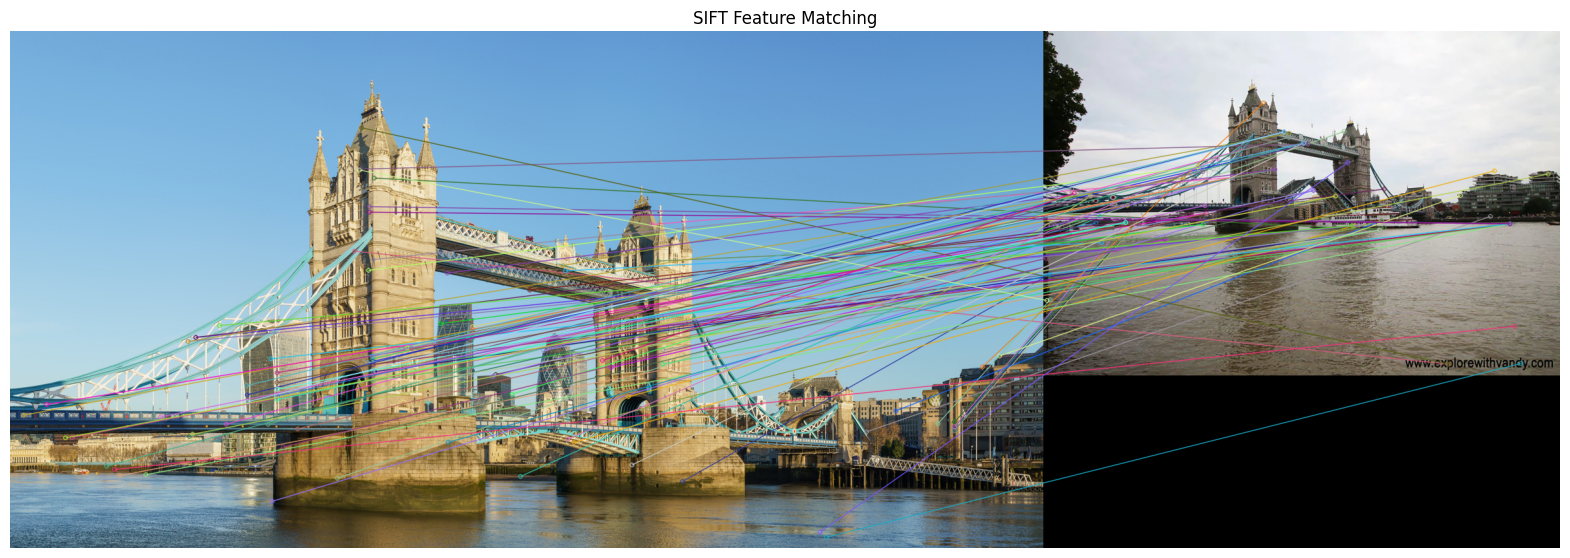

The script that drew this image:
import cv2
import matplotlib.pyplot as plt
import numpy as np

image_path1 = '/content/drive/MyDrive/Intellipaat/Computer_Vision/Data/Tower_Bridge_from_Shad_Thames.jpg'
image_path2 = '/content/drive/MyDrive/Intellipaat/Computer_Vision/Data/tower-bridge-cover-picture.webp'

image1 = cv2.imread(image_path1, cv2.COLOR_BGR2GRAY)
image2 = cv2.imread(image_path2, cv2.COLOR_BGR2GRAY)

sift  = cv2.SIFT_create()

#detect key points and descriptor
keyspoints1, descriptors1 = sift.detectAndCompute(image1, None)
keyspoints2, descriptors2 = sift.detectAndCompute(image2, None)

# iminitalize bf matcher
bf = cv2.BFMatcher();

#match decripter between two images.
matches  = bf.match(descriptors1, descriptors2)

# Sort matches by distance
matches = sorted(matches, key=lambda x: x.distance)

#draw matches between two images.
matched_image  = cv2.drawMatches(image1, keyspoints1, image2, keyspoints2, matches[:100],  None, flags=cv2.DrawMatchesFlags_NOT_DRAW_SINGLE_POINTS )
print(matched_image)
image_rgb = cv2.cvtColor(matched_image, cv2.COLOR_BGR2RGB)

# Plot the matched image
plt.figure(figsize=(20, 10))
plt.imshow(image_rgb)
plt.title('SIFT Feature Matching')
plt.axis('off')
plt.show()
